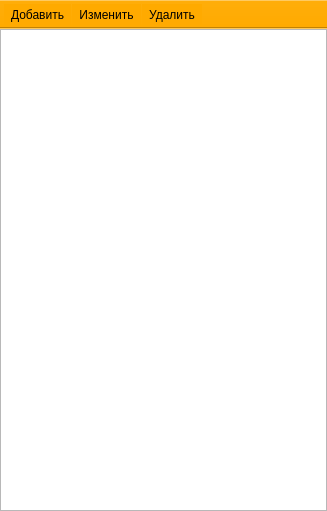
<?xml version="1.0" encoding="UTF-8"?>
<ui version="4.0">
 <class>MainWindow</class>
 <widget class="QMainWindow" name="MainWindow">
  <property name="geometry">
   <rect>
    <x>0</x>
    <y>0</y>
    <width>327</width>
    <height>511</height>
   </rect>
  </property>
  <property name="windowTitle">
   <string>Поставщики ткани</string>
  </property>
  <widget class="QWidget" name="centralwidget">
   <layout class="QGridLayout" name="gridLayout">
    <property name="leftMargin">
     <number>0</number>
    </property>
    <property name="topMargin">
     <number>0</number>
    </property>
    <property name="rightMargin">
     <number>0</number>
    </property>
    <property name="bottomMargin">
     <number>0</number>
    </property>
    <item row="0" column="0">
     <widget class="QListWidget" name="lw_provider"/>
    </item>
   </layout>
  </widget>
  <widget class="QToolBar" name="toolBar">
   <property name="windowTitle">
    <string>toolBar</string>
   </property>
   <property name="styleSheet">
    <string notr="true">background-color: rgb(255, 170, 0);</string>
   </property>
   <property name="movable">
    <bool>false</bool>
   </property>
   <attribute name="toolBarArea">
    <enum>TopToolBarArea</enum>
   </attribute>
   <attribute name="toolBarBreak">
    <bool>false</bool>
   </attribute>
   <addaction name="pb_add_provider"/>
   <addaction name="pb_change_provider"/>
   <addaction name="pb_dell_provider"/>
  </widget>
  <action name="pb_add_provider">
   <property name="text">
    <string>Добавить</string>
   </property>
   <property name="toolTip">
    <string>Добавить поставщика</string>
   </property>
  </action>
  <action name="pb_dell_provider">
   <property name="text">
    <string>Удалить</string>
   </property>
   <property name="toolTip">
    <string>Удалить поставщика</string>
   </property>
  </action>
  <action name="pb_change_provider">
   <property name="text">
    <string>Изменить</string>
   </property>
   <property name="toolTip">
    <string>Изменить информацию</string>
   </property>
  </action>
 </widget>
 <resources/>
 <connections>
  <connection>
   <sender>pb_add_provider</sender>
   <signal>triggered()</signal>
   <receiver>MainWindow</receiver>
   <slot>add_provider()</slot>
   <hints>
    <hint type="sourcelabel">
     <x>-1</x>
     <y>-1</y>
    </hint>
    <hint type="destinationlabel">
     <x>126</x>
     <y>196</y>
    </hint>
   </hints>
  </connection>
  <connection>
   <sender>pb_dell_provider</sender>
   <signal>triggered()</signal>
   <receiver>MainWindow</receiver>
   <slot>dell_provider()</slot>
   <hints>
    <hint type="sourcelabel">
     <x>-1</x>
     <y>-1</y>
    </hint>
    <hint type="destinationlabel">
     <x>126</x>
     <y>196</y>
    </hint>
   </hints>
  </connection>
  <connection>
   <sender>pb_change_provider</sender>
   <signal>triggered()</signal>
   <receiver>MainWindow</receiver>
   <slot>change_provider()</slot>
   <hints>
    <hint type="sourcelabel">
     <x>-1</x>
     <y>-1</y>
    </hint>
    <hint type="destinationlabel">
     <x>126</x>
     <y>196</y>
    </hint>
   </hints>
  </connection>
  <connection>
   <sender>lw_provider</sender>
   <signal>itemDoubleClicked(QListWidgetItem*)</signal>
   <receiver>MainWindow</receiver>
   <slot>double_click_provider()</slot>
   <hints>
    <hint type="sourcelabel">
     <x>126</x>
     <y>209</y>
    </hint>
    <hint type="destinationlabel">
     <x>126</x>
     <y>196</y>
    </hint>
   </hints>
  </connection>
 </connections>
 <slots>
  <slot>add_provider()</slot>
  <slot>change_provider()</slot>
  <slot>dell_provider()</slot>
  <slot>double_click_provider()</slot>
 </slots>
</ui>
